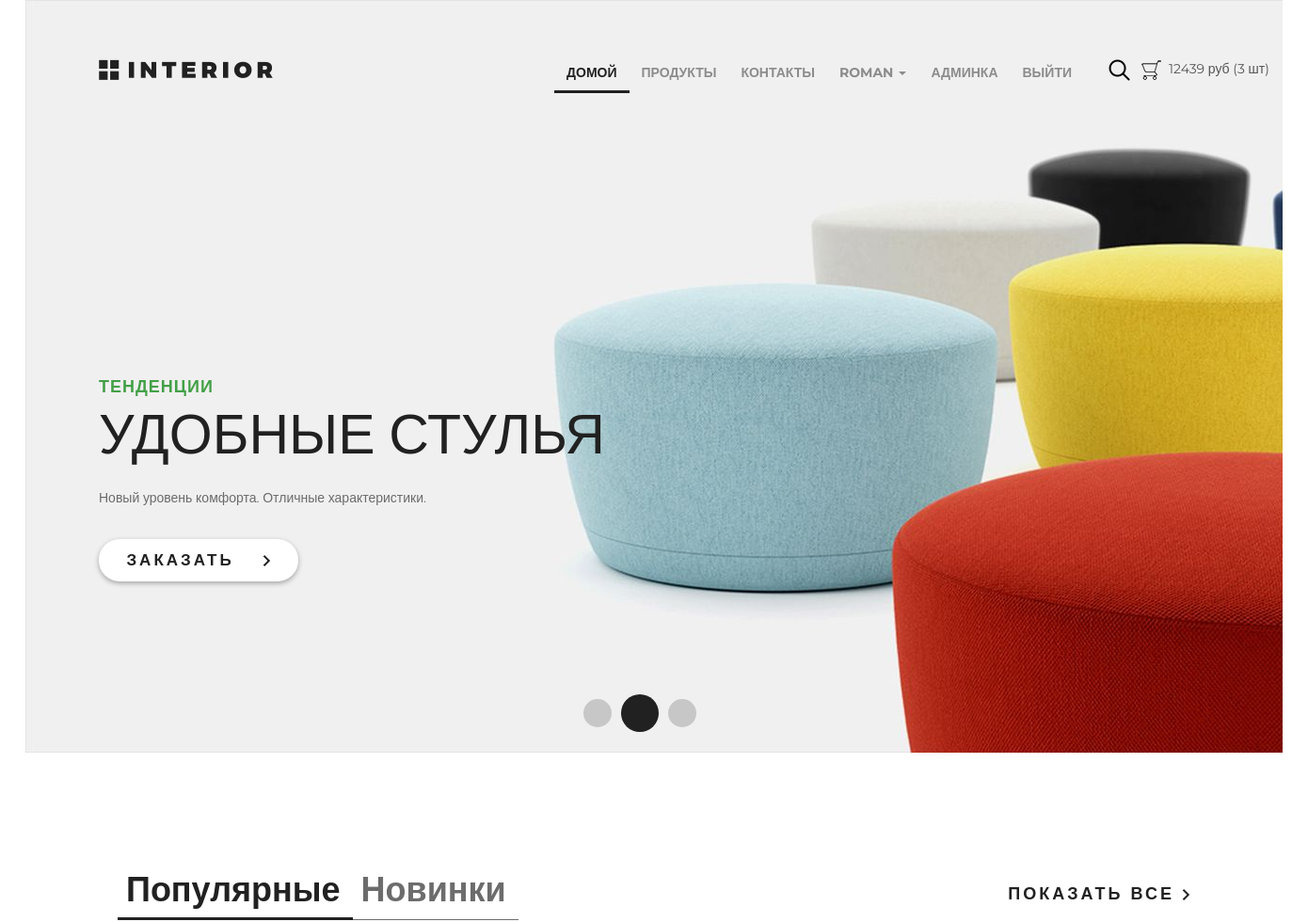
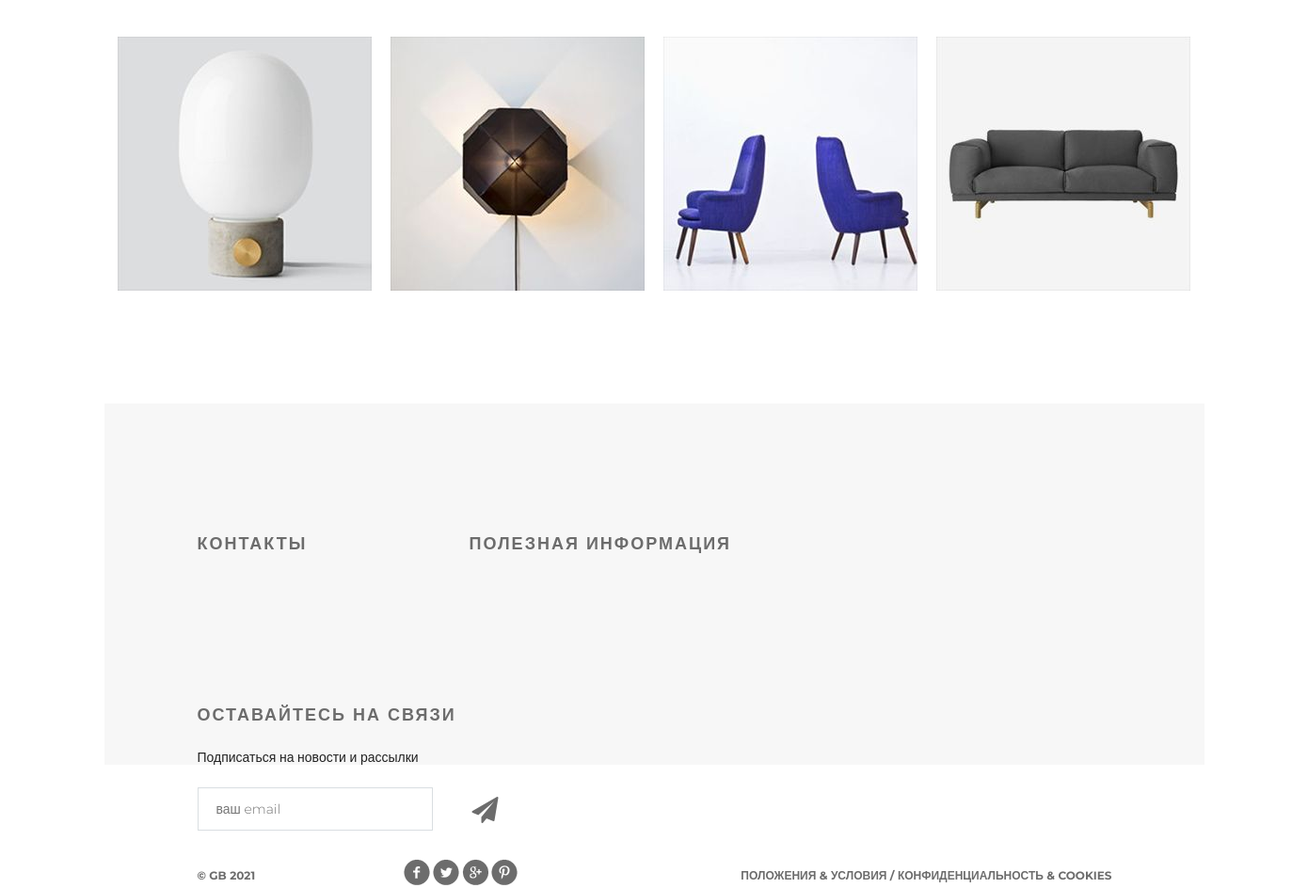
Page / (signed in) on the committed database (2 pictures, top to bottom).
### authapp/models.py (models this page shows, shortened)
class ShopUser(AbstractUser):
    avatar = models.ImageField(upload_to='users_avatars', blank=True)
    age = models.PositiveSmallIntegerField(verbose_name='возраст', blank=True)
    activation_key = models.CharField(max_length=128, blank=True)
    activation_key_expires = models.DateTimeField(auto_now_add=True, blank=True, null=True)

### basketapp/models.py (models this page shows, shortened)
class Basket(models.Model):
    objects = BasketQuerySet.as_manager()
    user = models.ForeignKey(settings.AUTH_USER_MODEL, on_delete=models.CASCADE, related_name='basket')
    product = models.ForeignKey(Product, db_index=True,  on_delete=models.CASCADE)
    quantity = models.PositiveSmallIntegerField(verbose_name='количество', default=0)
    add_datetime = models.DateTimeField(auto_now_add=True, verbose_name='время')
    @property
    def product_cost(self):
        return self.product.price * self.quantity
    @property
    def total_quantity(self):
        _item = Basket.objects.filter(user=self.user)
        _total_quantity = sum(list(map(lambda x: x.quantity, _item)))
        return _total_quantity
    @property
    def total_cost(self):
        _item = Basket.objects.filter(user=self.user)
        _total_cost = sum(list(map(lambda x: x.product_cost, _item)))
        return _total_cost

### mainapp/models.py (models this page shows, shortened)
class Product(models.Model):
    category = models.ForeignKey(ProductCategory, db_index=True,  on_delete=models.CASCADE)
    name = models.CharField(verbose_name='наименование продука', max_length=128)
    image = models.ImageField(upload_to='product_images', blank=True)
    short_desc = models.CharField(verbose_name='кратокое описание продукта', max_length=60, blank=True)
    description = models.TextField(verbose_name='описание продукта', blank=True)
    price = models.DecimalField(verbose_name='цена продукта', max_digits=8, decimal_places=2, default=0)
    quantity = models.PositiveIntegerField(verbose_name='количество на складе', default=0)
    is_active = models.BooleanField(db_index=True, verbose_name='активна', default=True)

### mainapp/views.py (the view)
# urls.py: path('', mainapp.main, name='main'),
def main(request):
    products = Product.objects.filter(is_active=True, category__is_active=True).select_related()[:4]
    contante = {
        'title': 'Главная',
        'products': products,
    }
    return render(request, 'mainapp/index.html', contante)

### mainapp/context_processors.py (called while the page is built)
def basket(request):
    print(f'context processor basket works')
    basket = []
    if request.user.is_authenticated:
        basket = Basket.objects.filter(user=request.user).order_by('product__category').select_related()
    return {
        'basket': basket,
    }

### mainapp/templates/mainapp/index.html (shortened to what this page needs)
{% extends 'mainapp/base.html' %}
{% block contant %}
		<div class="slider">
			<div class="header clearfix">
				{% include 'mainapp/includes/inc_main_menu.html' %}
			</div>
			<div class="text-slider">
				<h3 class="green">тенденции</h3>
				<h3 class="big"> удобные стулья</h3>
				<p>Новый уровень комфорта. Отличные характеристики.</p>
				<a href="#" class="button-order">заказать <img src="/static/img/arrow.png" alt=""></a>
			</div>
			<div class="navi">
				<a href="#"></a><a href="#"></a><a href="#"></a>
			</div>
		</div>
		<div class="featured">
			<div class="featured-menu">
					<a class="active" href="#">Популярные</a><a href="#">Новинки</a>
			</div>
			<a class="explore" href="#">показать все <img src="/static/img/arrow.png" alt=""></a>
			<div class="clearfix">
			</div>
			<div class="tab-content">
				{% for product in products%}
                <div class="block">
					<a href="#">
                        <img src="/media/{{ product.image }}" alt="">
					</a>
				</div>
                {% endfor %}
			</div>
		</div>
{% endblock %}

### mainapp/templates/mainapp/includes/inc_main_menu.html (shortened to what this page needs)
<a href="/" class="logo"></a>
<ul class="menu">
    <li><a href="{% url 'main' %}"
            {% if request.resolver_match.url_name == 'main' %}
                   class="active"
            {% endif %}>домой</a></li>
    <li><a href="{% url  'products:products' %}"
            >продукты</a></li>
    <li><a href="{% url 'contact' %}"
            >контакты</a></li>
   {% if user.is_authenticated %}
    <li>
      {% if user.is_authenticated %}
           <li>
               <div class="dropdown">
                   <a class="dropdown-toggle" href="" data-toggle="dropdown">
                       {{ user.first_name|default:'Пользователь' }}
                       <span class="caret"></span>
                   </a>
               </div>
           </li>
      {% endif %}
    </li>
  {% endif %}
  {% if user.is_superuser %}
    <li>
      <a href="{% url 'admin:users' %}">админка</a>
    </li>
  {% endif %}
  <li>
    {% if user.is_authenticated %}
      <a href="{% url 'auth:logout' %}">выйти</a>
    {% else %}
      <a href="{% url 'auth:login' %}">войти</a>
    {% endif %}
  </li>
</ul>
<a href="#" class="search"></a>
<a href="{% url 'basket:view' %}" class="basket">
    <span>
        {% if basket %}
            {{ basket.0.total_cost|floatformat:0 }} руб
            ({{ basket.0.total_quantity }} шт)
        {% endif %}
    </span>
</a>

### static/css/style.css (style rules this page uses)
* { margin: 0; padding: 0; }
body { font-family: 'Montserrat', sans-serif; }
html, body { height: 100%; }
.slider { height: 800px; background-image: url(/static/img/slider.jpg); padding-left: 78px; padding-right: 211px; position: relative; }
.logo { background-image: url(/static/img/logo.png); margin-top: 63px; width: 185px; height: 22px; float: left; }
.menu { list-style-type: none; margin-top: 67px; float: right; }
.menu li { float: left; }
.menu a { color: #8c8c8c; font-size: 14px; font-weight: 700; text-align: right; text-transform: uppercase; text-decoration: none; padding: 10px 13px; }
.menu .active { color: #212121; font-weight: 700; border-bottom: 3px solid #212121; }
.search { display: block; width: 23px; height: 23px; background-image: url(/static/img/search.png); position: absolute; top: 63px; left: 1151px; }
.basket { display: block; width: 23px; height: 23px; background-image: url(/static/img/basket.png); position: absolute; top: 63px; left: 1185px; text-decoration: none; color: #555; }
.basket span { display: block; margin-left: 30px; width: 150px; }
.clearfix:after { content: ""; display: block; clear: both; }
.text-slider { margin-top: 288px; position: absolute; }
.text-slider p { color: #6c6c6c; font-size: 14px; text-align: left; width: 458px; line-height: 24px; }
.button-order { background-color: #ffffff; box-shadow: 0px 2px 4.85px 0.15px rgba(33, 33, 33, 0.35); width: 212px; height: 45px; display: block; text-transform: uppercase; text-align: center; border-radius: 22px; text-decoration: none; color: #212121; font-size: 17px; font-weight: 700; line-height: 45px; margin-top: 32px; letter-spacing: 3px; }
.button-order img { padding-left: 22px; }
.green { text-transform: uppercase; color: #43a047; font-size: 18px; font-weight: 700; text-align: left; margin-bottom: 22px; line-height: 13px; letter-spacing: 1px; }
.big { color: #212121; font-size: 59px; line-height: 43px; text-transform: uppercase; font-weight: 100; margin-bottom: 34px; }
.navi { position: absolute; bottom: 22px; right: 618px; display: flex; width: 130px; height: 40px; justify-content: space-between; align-items: center; }
.navi a { display: block; width: 30px; height: 30px; border-radius: 50%; background-color: rgba(33, 33, 33, 0.2); float: left; margin: 0px 5px; }
.navi a:nth-child(2) { display: block; width: 40px; height: 40px; border-radius: 50%; background-color: #212121; float: left; margin: 0px; }
.featured { padding-left: 98px; padding-right: 98px; }
.featured-menu { margin-top: 120px; width: 300px; height: 49px; float: left; }
.featured-menu a { color: #6c6c6c; font-size: 36px; font-weight: 700; text-align: left; text-decoration: none; border-bottom: 1px solid #6c6c6c; padding-bottom: 10px; padding-right: 13px; padding-left: 9px; }
.featured-menu .active { font-size: 36px; font-weight: 700; text-align: left; color: #212121; border-bottom: 3px solid #212121; padding-bottom: 8px; }
.explore { text-transform: uppercase; color: #212121; font-size: 18px; font-weight: 700; line-height: 24px; text-align: center; float: right; margin-top: 138px; letter-spacing: 3px; text-decoration: none; }
.tab-content { margin-top: 50px; display: flex; justify-content: space-between; margin-bottom: 120px; }
.tab-content .block { height: 270px; width: 270px; position: relative; }

### rows in the picture
ShopUser: first_name "ROMAN"
Basket: user+product+quantity "12439", user+quantity "3"
Product: image (picture)
Product: image (picture)
Product: image (picture)
Product: image (picture)
